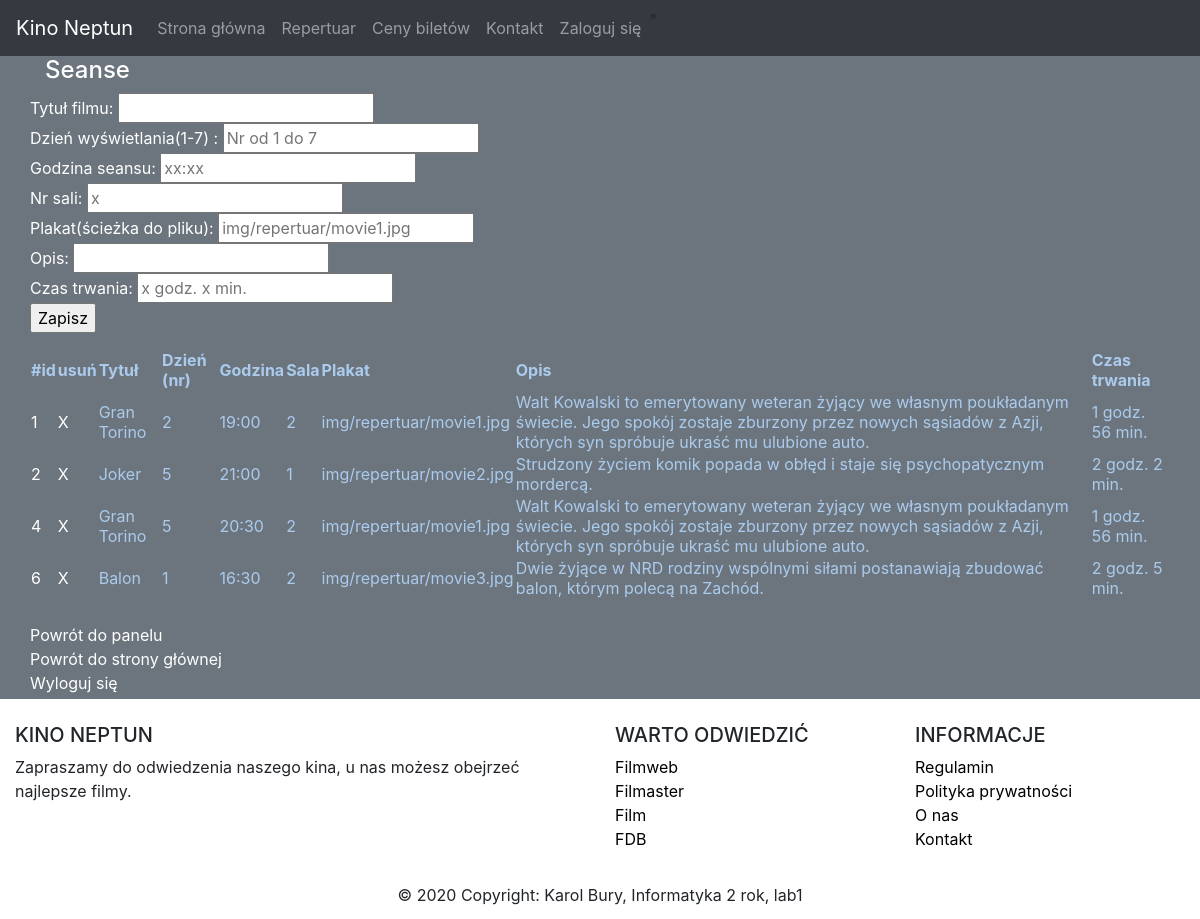
Screenshot of /dodajseans.php with the database file from the repository.
### tables this page shows
CREATE TABLE `movies` (
  `id_movie` int(11) NOT NULL,
  `title` text NOT NULL,
  `day` int(11) NOT NULL,
  `time` text NOT NULL,
  `id_room` int(11) NOT NULL,
  `image` text NOT NULL,
  `description` text NOT NULL,
  `length` text NOT NULL
);

### dodajseans.php (the view, shortened to what this page needs)
<?php
    include 'dbconnect.php';
?>
<html>
<head>
  <link rel="stylesheet" href="https://stackpath.bootstrapcdn.com/bootstrap/4.4.1/css/bootstrap.min.css">
  <link rel="stylesheet" href="style/style.css">
  </head>
<body>
   <nav class="navbar navbar-dark bg-dark navbar-expand-md">
<a class="navbar-brand" href="#">Kino Neptun</a>
<div class="collapse navbar-collapse" id="collapse_target">
  <ul class="navbar-nav">
  <li class="nav-item">
    <a class="nav-link" href="index.php">Strona główna</a>
</li>
    <li class="nav-item">
  <a class="nav-link" href="repertuar.php">Repertuar</a>
  </li>
  <li class="nav-item">
  <a class="nav-link" href="cennik.php">Ceny biletów</a>
  </li>
  <li class="nav-item">
  <a class="nav-link" href="kontakt.php">Kontakt</a>
  </li>
  <li class="nav-item">
  <a class="nav-link" href="<?php if(!isset($_SESSION['user'])){ print 'logowanie.php">Zaloguj się</a></li>';} else {print 'panel.php">Panel admina</a></li>';} ?>"
</ul>
</div>
</nav>
  <div class="main bg-secondary text-white">
    <div class="container">
      <div class="row">
      <div class="col-sm-12">
      <h4>Seanse</h4>
    </div>
<?php
if(isset($_GET['id_movie']))
  {
    $id_movie=intval($_GET['id_movie']);
    $sql="SELECT * FROM movies WHERE id_movie=$id_movie";
    $res=$con->query($sql);
    $row=$res->fetch_array();
  }
else $row=array('id_movie'=>0,'title'=>'','day'=>'','time'=>'','id_room'=>'','image'=>'','description'=>'','length'=>'');
                ?>
<form method="post" action="?">
Tytuł filmu: <input type="text" name="title" required="required"
                 value="<?php print $row['title']; ?>" /><br />
Dzień wyświetlania(1-7) : <input type="text" name="day" required="required" placeholder="Nr od 1 do 7"
                      value="<?php print $row['day']; ?>" /><br />
Godzina seansu: <input type="text" name="time" required="required" placeholder="xx:xx"
              value="<?php print $row['time']; ?>" /><br />
Nr sali: <input type="text" name="id_room" required="required" placeholder="x"
              value="<?php print $row['id_room']; ?>" /><br />
Plakat(ścieżka do pliku): <input type="text" name="image" required="required" placeholder="img/repertuar/movie1.jpg" value="<?php print $row['image']; ?>" /><br />
Opis: <input type="text" name="description" required="required"
              value="<?php print $row['description']; ?>" /><br />
Czas trwania: <input type="text" name="length" required="required" placeholder="x godz. x min."
                 value="<?php print $row['length']; ?>" /><br />
<input type="submit" value="Zapisz" />
</form>
<table>
 <thead>
  <tr><th>#id</th><th>usuń</th><th>Tytuł</th><th>Dzień (nr)</th><th>Godzina</th><th>Sala</th><th>Plakat</th><th>Opis</th><th>Czas trwania</th></tr>
 </thead>
 <tbody>
<?php
$sql="SELECT * FROM movies ORDER BY id_movie";
$res=$con->query($sql);
if($res) while($row=$res->fetch_array())
  {
  print '<tr><td><a href="?id_movie='.$row['id_movie'].'">'.$row['id_movie'].'</a></td>';
  print '<td><a href="usuns.php?id_movie='.$row['id_movie'].'">X</a></td>';
  print '<td>'.$row['title'].'</td>';
  print '<td>'.$row['day'].'</td>';
  print '<td>'.$row['time'].'</td>';
  print '<td>'.$row['id_room'].'</td>';
  print '<td>'.$row['image'].'</td>';
  print '<td>'.$row['description'].'</td>';
  print '<td>'.$row['length'].'</td></tr>'.PHP_EOL;
  }
?>
 </tbody>
</table>
<?php
        print '<div id="adm">';
        print '<br /><a href="panel.php">Powrót do panelu</a></br>'.PHP_EOL;
        print '<a href="index.php">Powrót do strony głównej</a></br>'.PHP_EOL;
          print '<a href="wyloguj.php">Wyloguj się</a>'.PHP_EOL;
          print '</div>';
          ?>
      </div>
    </div>
  </div>
  <footer class="page-footer font-small blue pt-4">
<div class="container-fluid text-center text-md-left">
  <div class="row">
    <div class="col-md-6 mt-md-0 mt-3">
      <h5 class="text-uppercase">Kino Neptun</h5>
      <p>Zapraszamy do odwiedzenia naszego kina, u nas możesz obejrzeć najlepsze filmy.</p>
    </div>
    <div class="col-md-3 mb-md-0 mb-3">
      <h5 class="text-uppercase">Warto odwiedzić</h5>
      <ul class="list-unstyled">
        <li>
        <a href="https://www.filmweb.pl/">Filmweb</a>
        </li>
        <li>
          <a href="https://filmaster.com/recenzje/">Filmaster</a>
        </li>
        <li>
          <a href="https://film.org.pl/">Film</a>
        </li>
        <li>
          <a href="https://fdb.pl/#">FDB</a>
        </li>
      </ul>
    </div>
    <div class="col-md-3 mb-md-0 mb-3">
      <h5 class="text-uppercase">Informacje</h5>
      <ul class="list-unstyled">
        <li>
          <a href="regulamin.php">Regulamin</a>
        </li>
        <li>
          <a href="polpryw.php">Polityka prywatności</a>
        </li>
        <li>
          <a href="onas.php">O nas</a>
        </li>
        <li>
          <a href="kontakt.php">Kontakt</a>
        </li>
      </ul>
    </div>
  </div>
</div>
<div class="footer-copyright text-center py-3">© 2020 Copyright:
  Karol Bury, Informatyka 2 rok, lab1
</div>
</footer>
</body>
</html>

### style/style.css (style rules this page uses)
a { color:white; }
footer a { color:black; }
.container { min-height: 70%; }
#adm { width: 100%; float: left; }
table { width: 100%; color: #abcbed; }

### rows the page displays
movies: id_movie "1", title "Gran Torino", day "2", time "19:00", id_room "2", image "img/repertuar/movie1.jpg", description "Walt Kowalski to emerytowany weteran żyjący we własnym poukładanym świecie. Jego spokój zostaje zburzony przez nowych sąsiadów z Azji, których syn spróbuje ukraść mu ulubione auto.", length "1 godz. 56 min."
movies: id_movie "2", title "Joker", day "5", time "21:00", id_room "1", image "img/repertuar/movie2.jpg", description "Strudzony życiem komik popada w obłęd i staje się psychopatycznym mordercą.", length "2 godz. 2 min."
movies: id_movie "4", title "Gran Torino", day "5", time "20:30", id_room "2", image "img/repertuar/movie1.jpg", description "Walt Kowalski to emerytowany weteran żyjący we własnym poukładanym świecie. Jego spokój zostaje zburzony przez nowych sąsiadów z Azji, których syn spróbuje ukraść mu ulubione auto.", length "1 godz. 56 min."
movies: id_movie "6", title "Balon", day "1", time "16:30", id_room "2", image "img/repertuar/movie3.jpg", description "Dwie żyjące w NRD rodziny wspólnymi siłami postanawiają zbudować balon, którym polecą na Zachód.", length "2 godz. 5 min."
